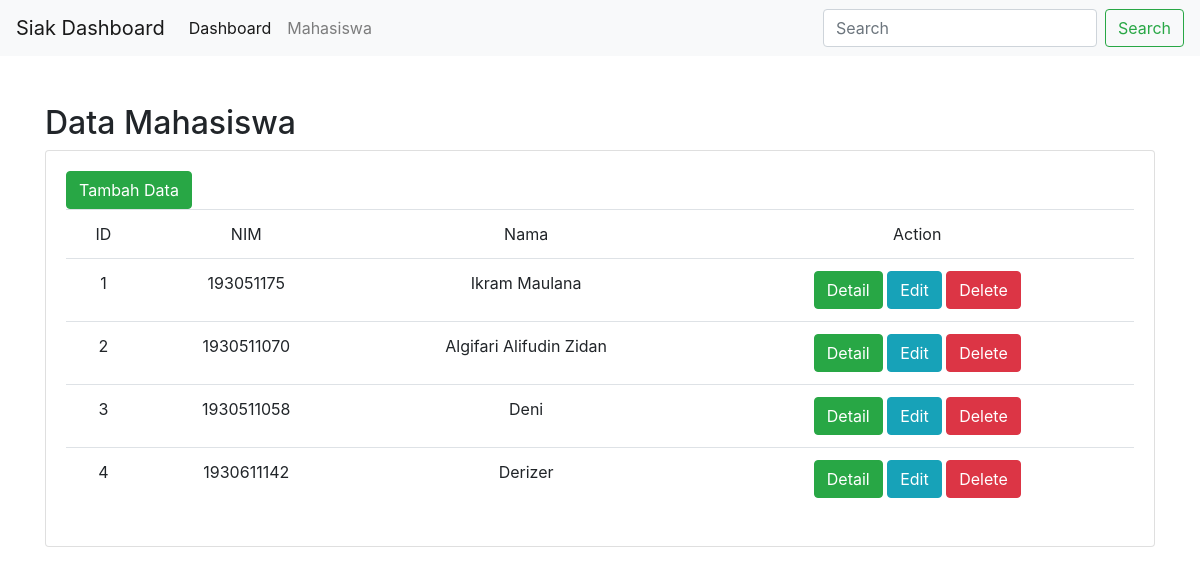
Screenshot of /index.php/mahasiswa with the database file from the repository.
### tables this page shows
CREATE TABLE `tbl_mahasiswa` (
  `id` int(11) NOT NULL,
  `nim` varchar(15) NOT NULL,
  `nama` varchar(100) NOT NULL
);

### application/controllers/Mahasiswa.php (called while the page is built, shortened)
<?php
class Mahasiswa extends CI_Controller {
  public function __construct()
  {
    $this -> load -> model('Mahasiswa_model');
    $this->load->helper(array('url', 'form'));
    $this->load->library(['session', 'form_validation']);
  }
  public function index()
  {
    $mahasiswa = $this->Mahasiswa_model->get_all()
    ->result_array();
    $data2 = [
      'data_mahasiswa' => $mahasiswa,
      'title' => "Data Mahasiswa"
    ];
    $this->load->view('layout/header', $data2);
    $this->load->view('layout/navbar', $data2);
    $this->load->view('index_mahasiswa', $data2);
    $this->load->view('layout/footer', $data2);
  }
}

### index.php (called while the page is built, shortened)
<?php
require_once BASEPATH.'core/CodeIgniter.php';

### application/models/Mahasiswa_model.php (called while the page is built, shortened)
<?php
class Mahasiswa_model extends CI_Model {
  public function get_all()
  {
    $query = $this->db->get('tbl_mahasiswa');
    return $query;
  }
}

### application/views/index_mahasiswa.php (the view, shortened to what this page needs)
<div class="container mt-5">
  <h2><?php echo $title; ?></h2>
  <div class="card">
    <div class="card-body">
      <a href="<? echo site_url('mahasiswa/form_add'); ?>" class="btn btn-success">Tambah Data</a>
      <table class="table">
        <tr class="text-center">
          <td>ID</td>
          <td>NIM</td>
          <td>Nama</td>
          <td>Action</td>
        </tr>
        <?php if (is_array($data_mahasiswa) && count($data_mahasiswa) > 0) : ?>
        <?php foreach ($data_mahasiswa as $row) : ?>
        <tr align="center">
          <td><?php echo $row['id']; ?></td>
          <td><?php echo $row['nim']; ?></td>
          <td><?php echo $row['nama']; ?></td>
          <td><a href="<?php echo site_url('Mahasiswa/detail/' . $row['id']);?>" class="btn btn-success">Detail</a>
            <a href="<?php echo site_url('Mahasiswa/form_edit/' . $row['id']);?>" class="btn btn-info">Edit</a>
            <a href="#" class="btn btn-danger">Delete</a>
          </td>
        </tr>
        <?php endforeach; ?>
        <?php else : ?>
        <tr>
          <td colspan="4" style="text-align: center;">Tidak Ada Data!</td>
        </tr>
        <?php endif; ?>
      </table>
    </div>
  </div>
</div>

### application/views/layout/header.php (shortened to what this page needs)
<!DOCTYPE html>
<html lang="en">
<head>
  <link rel="stylesheet" href="<?php echo base_url('assets/bootstrap/css/bootstrap.min.css'); ?>">
</head>
<body>

### application/views/layout/navbar.php (shortened to what this page needs)
<nav class="navbar navbar-expand-lg navbar-light bg-light">
  <a class="navbar-brand" href="<?php echo site_url('dashboard'); ?>">Siak Dashboard</a>
  <div class="collapse navbar-collapse" id="navbarSupportedContent">
    <ul class="navbar-nav mr-auto">
      <li class="nav-item active">
        <a class="nav-link" href="<?php echo site_url('dashboard'); ?>">Dashboard </a>
      </li>
      <li class="nav-item">
        <a class="nav-link" href="<?php echo site_url('mahasiswa'); ?>">Mahasiswa</a>
      </li>
    </ul>
    <form class="form-inline my-2 my-lg-0">
      <input class="form-control mr-sm-2" type="search" placeholder="Search" aria-label="Search">
      <button class="btn btn-outline-success my-2 my-sm-0" type="submit">Search</button>
    </form>
  </div>
</nav>

### application/views/layout/footer.php (shortened to what this page needs)
</body>
</html>

### rows the page displays
tbl_mahasiswa: id "1", nim "193051175", nama "Ikram Maulana"
tbl_mahasiswa: id "2", nim "1930511070", nama "Algifari Alifudin Zidan"
tbl_mahasiswa: id "3", nim "1930511058", nama "Deni"
tbl_mahasiswa: id "4", nim "1930611142", nama "Derizer"

### other values shown
$title "Data Mahasiswa"
